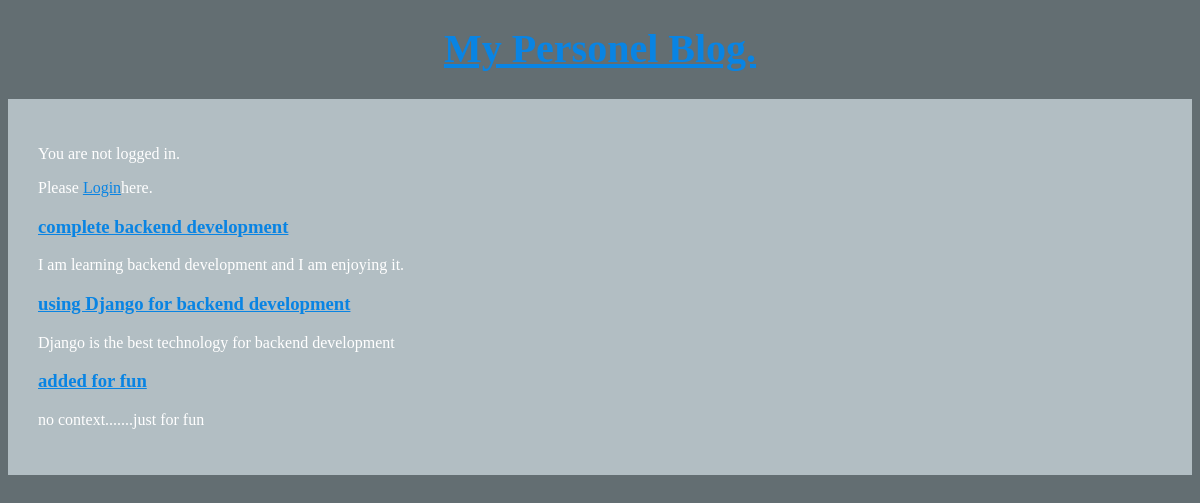
The page / on the database its author committed.
### articles/models.py (models this page shows, shortened)
class Article(models.Model):
    author = models.ForeignKey(
    'auth.user' ,
     on_delete=models.CASCADE ,
    )
    title = models.CharField(max_length = 200)
    text = models.TextField()

### articles/views.py (the view)
# urls.py: path('', views.ArticleListView.as_view() , name = 'home' ),
class ArticleListView(ListView):
    model = Article
    template_name = 'home.html'

### templates/home.html
{% extends 'base.html' %}
{% block content %}
{% for arti in object_list %}
<div class="article">
 <h3><a href="{% url 'article_page' arti.pk %}">{{arti.title}}</a></h3>
 <p>{{ arti.text }}</p>
</div>
{% endfor %}
{% endblock content %}

### templates/base.html (shortened to what this page needs)
{% load staticfiles %}
<!DOCTYPE html>
<html lang="en">
<head>
  <link rel="stylesheet" href="{% static 'css/basestyle.css'%}">
</head>
<body>
  <header>
    <h1><a href="/">My Personel Blog.</a></h1>
  </header>
  <div class="container">
 {% if user.is_authenticated %}
   <p>You are logged in.</p>
   <p>Hey There, {{user.username}}, Howdy</p>
   <p>Please <a href="{% url 'logout' %}">Logout</a>here.</p>
 {% else %}
   <p>You are not logged in.</p>
   <p>Please <a href="{% url 'login' %}">Login</a>here.</p>
 {% endif %}
  {% block content %}
  {% endblock content %}
  </div>
</body>
</html>

### static/css/basestyle.css (style rules this page uses)
body { background-color: #636e72; color: #FFF; }
h1 { font-size: 2.5rem; text-align: center; margin-top: 25px; }
a { color: #0984e3; }
.container { margin-top: 20px; background-color: #b2bec3; padding: 30px; }

### rows shown on the page
Article: title "complete backend development", text "I am learning backend development and I am enjoying it."
Article: title "using Django for backend development", text "Django is the best technology for backend development"
Article: title "added for fun", text "no context.......just for fun"
